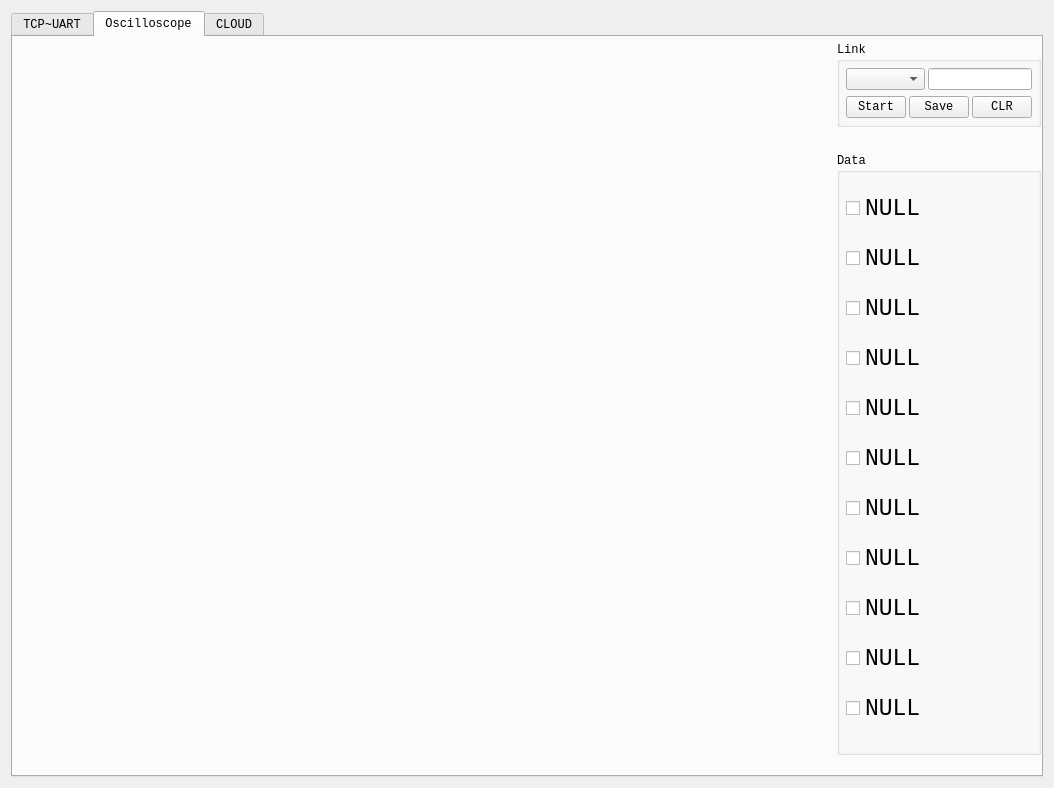
<?xml version="1.0" encoding="UTF-8"?>
<ui version="4.0">
 <class>MainWindow</class>
 <widget class="QMainWindow" name="MainWindow">
  <property name="geometry">
   <rect>
    <x>0</x>
    <y>0</y>
    <width>1054</width>
    <height>788</height>
   </rect>
  </property>
  <property name="windowTitle">
   <string>EasyBug</string>
  </property>
  <widget class="QWidget" name="centralWidget">
   <layout class="QHBoxLayout" name="horizontalLayout_3">
    <item>
     <widget class="QTabWidget" name="tap">
      <property name="font">
       <font>
        <family>Consolas</family>
       </font>
      </property>
      <property name="currentIndex">
       <number>1</number>
      </property>
      <widget class="QWidget" name="DEBUG">
       <attribute name="title">
        <string>TCP~UART</string>
       </attribute>
       <layout class="QHBoxLayout" name="horizontalLayout_5">
        <item>
         <layout class="QVBoxLayout" name="verticalLayout_3" stretch="12,1,3">
          <item>
           <widget class="QTextBrowser" name="TB_TCPshow">
            <property name="font">
             <font>
              <family>微软雅黑</family>
             </font>
            </property>
           </widget>
          </item>
          <item>
           <layout class="QHBoxLayout" name="horizontalLayout">
            <item>
             <widget class="QLineEdit" name="LE_TCP">
              <property name="placeholderText">
               <string>port: 3333</string>
              </property>
             </widget>
            </item>
            <item>
             <widget class="QComboBox" name="CB_TCPMode">
              <property name="minimumSize">
               <size>
                <width>120</width>
                <height>0</height>
               </size>
              </property>
              <property name="editable">
               <bool>false</bool>
              </property>
              <property name="currentText">
               <string/>
              </property>
              <property name="currentIndex">
               <number>-1</number>
              </property>
             </widget>
            </item>
            <item>
             <widget class="QPushButton" name="PB_TCPopen">
              <property name="text">
               <string>Start</string>
              </property>
             </widget>
            </item>
            <item>
             <widget class="QPushButton" name="PB_ClearTCPshow">
              <property name="text">
               <string>clear</string>
              </property>
             </widget>
            </item>
            <item>
             <widget class="QPushButton" name="PB_ClearTCPinput">
              <property name="text">
               <string>clear</string>
              </property>
             </widget>
            </item>
           </layout>
          </item>
          <item>
           <layout class="QHBoxLayout" name="horizontalLayout_4">
            <item>
             <widget class="QTextEdit" name="TE_TCPedit"/>
            </item>
            <item>
             <layout class="QVBoxLayout" name="verticalLayout_2">
              <item>
               <widget class="QPushButton" name="PB_TCPsend">
                <property name="enabled">
                 <bool>false</bool>
                </property>
                <property name="text">
                 <string>Send</string>
                </property>
               </widget>
              </item>
              <item>
               <widget class="QLabel" name="LAB_TCPrecv">
                <property name="text">
                 <string>RX:</string>
                </property>
               </widget>
              </item>
              <item>
               <widget class="QLabel" name="LAB_TCPsend">
                <property name="text">
                 <string>TX:</string>
                </property>
               </widget>
              </item>
             </layout>
            </item>
           </layout>
          </item>
         </layout>
        </item>
        <item>
         <layout class="QVBoxLayout" name="verticalLayout_4" stretch="12,1,3">
          <item>
           <widget class="QTextBrowser" name="TB_Serialshow"/>
          </item>
          <item>
           <layout class="QHBoxLayout" name="horizontalLayout_2">
            <item>
             <widget class="QLineEdit" name="LE_Serialbaud">
              <property name="inputMask">
               <string/>
              </property>
              <property name="text">
               <string/>
              </property>
              <property name="frame">
               <bool>true</bool>
              </property>
              <property name="placeholderText">
               <string extracomment="baud">baud: 115200</string>
              </property>
             </widget>
            </item>
            <item>
             <widget class="QComboBox" name="CB_Serial"/>
            </item>
            <item>
             <widget class="QPushButton" name="PB_Serialopen">
              <property name="text">
               <string>start</string>
              </property>
             </widget>
            </item>
            <item>
             <widget class="QPushButton" name="PB_ClearSerialshow">
              <property name="text">
               <string>clear</string>
              </property>
             </widget>
            </item>
            <item>
             <widget class="QPushButton" name="PB_ClearSerialinput">
              <property name="text">
               <string>clear</string>
              </property>
             </widget>
            </item>
           </layout>
          </item>
          <item>
           <layout class="QHBoxLayout" name="horizontalLayout_6">
            <item>
             <widget class="QTextEdit" name="TE_Serialedit"/>
            </item>
            <item>
             <layout class="QVBoxLayout" name="verticalLayout">
              <item>
               <widget class="QPushButton" name="PB_Seralsend">
                <property name="enabled">
                 <bool>false</bool>
                </property>
                <property name="text">
                 <string>Send</string>
                </property>
               </widget>
              </item>
              <item>
               <widget class="QLabel" name="LAB_Serialrecv">
                <property name="text">
                 <string>RX:</string>
                </property>
               </widget>
              </item>
              <item>
               <widget class="QLabel" name="LAB_Serialsend">
                <property name="text">
                 <string>TX:</string>
                </property>
               </widget>
              </item>
             </layout>
            </item>
           </layout>
          </item>
         </layout>
        </item>
       </layout>
      </widget>
      <widget class="QWidget" name="PLOT">
       <attribute name="title">
        <string>Oscilloscope</string>
       </attribute>
       <layout class="QHBoxLayout" name="horizontalLayout_10" stretch="40,1">
        <property name="spacing">
         <number>0</number>
        </property>
        <property name="leftMargin">
         <number>0</number>
        </property>
        <property name="topMargin">
         <number>0</number>
        </property>
        <property name="rightMargin">
         <number>0</number>
        </property>
        <property name="bottomMargin">
         <number>0</number>
        </property>
        <item>
         <widget class="QCustomPlot" name="plot" native="true">
          <property name="minimumSize">
           <size>
            <width>750</width>
            <height>0</height>
           </size>
          </property>
         </widget>
        </item>
        <item>
         <layout class="QVBoxLayout" name="verticalLayout_5" stretch="0,50">
          <property name="topMargin">
           <number>5</number>
          </property>
          <item>
           <widget class="QGroupBox" name="groupBox_2">
            <property name="title">
             <string>Link</string>
            </property>
            <layout class="QVBoxLayout" name="verticalLayout_8">
             <property name="leftMargin">
              <number>6</number>
             </property>
             <property name="topMargin">
              <number>6</number>
             </property>
             <property name="rightMargin">
              <number>6</number>
             </property>
             <property name="bottomMargin">
              <number>6</number>
             </property>
             <item>
              <layout class="QHBoxLayout" name="horizontalLayout_8">
               <property name="spacing">
                <number>3</number>
               </property>
               <item>
                <widget class="QComboBox" name="comboBox">
                 <property name="maximumSize">
                  <size>
                   <width>100</width>
                   <height>16777215</height>
                  </size>
                 </property>
                </widget>
               </item>
               <item>
                <widget class="QLineEdit" name="lineEdit">
                 <property name="maximumSize">
                  <size>
                   <width>120</width>
                   <height>16777215</height>
                  </size>
                 </property>
                </widget>
               </item>
              </layout>
             </item>
             <item>
              <layout class="QHBoxLayout" name="horizontalLayout_9">
               <property name="spacing">
                <number>3</number>
               </property>
               <property name="bottomMargin">
                <number>0</number>
               </property>
               <item>
                <widget class="QPushButton" name="pushButton_3">
                 <property name="maximumSize">
                  <size>
                   <width>60</width>
                   <height>16777215</height>
                  </size>
                 </property>
                 <property name="text">
                  <string>Start</string>
                 </property>
                </widget>
               </item>
               <item>
                <widget class="QPushButton" name="pushButton_5">
                 <property name="maximumSize">
                  <size>
                   <width>60</width>
                   <height>16777215</height>
                  </size>
                 </property>
                 <property name="text">
                  <string>Save</string>
                 </property>
                </widget>
               </item>
               <item>
                <widget class="QPushButton" name="pushButton">
                 <property name="maximumSize">
                  <size>
                   <width>60</width>
                   <height>16777215</height>
                  </size>
                 </property>
                 <property name="text">
                  <string>CLR</string>
                 </property>
                </widget>
               </item>
              </layout>
             </item>
            </layout>
           </widget>
          </item>
          <item>
           <layout class="QVBoxLayout" name="verticalLayout_6" stretch="0">
            <property name="topMargin">
             <number>20</number>
            </property>
            <property name="bottomMargin">
             <number>20</number>
            </property>
            <item>
             <widget class="QGroupBox" name="groupBox">
              <property name="title">
               <string>Data</string>
              </property>
              <layout class="QVBoxLayout" name="verticalLayout_7">
               <property name="leftMargin">
                <number>6</number>
               </property>
               <property name="topMargin">
                <number>6</number>
               </property>
               <property name="rightMargin">
                <number>6</number>
               </property>
               <property name="bottomMargin">
                <number>6</number>
               </property>
               <item>
                <widget class="QCheckBox" name="checkBox_4">
                 <property name="maximumSize">
                  <size>
                   <width>230</width>
                   <height>30</height>
                  </size>
                 </property>
                 <property name="font">
                  <font>
                   <pointsize>17</pointsize>
                  </font>
                 </property>
                 <property name="text">
                  <string>NULL</string>
                 </property>
                </widget>
               </item>
               <item>
                <widget class="QCheckBox" name="checkBox_5">
                 <property name="maximumSize">
                  <size>
                   <width>230</width>
                   <height>30</height>
                  </size>
                 </property>
                 <property name="font">
                  <font>
                   <pointsize>17</pointsize>
                  </font>
                 </property>
                 <property name="text">
                  <string>NULL</string>
                 </property>
                </widget>
               </item>
               <item>
                <widget class="QCheckBox" name="checkBox_2">
                 <property name="maximumSize">
                  <size>
                   <width>230</width>
                   <height>30</height>
                  </size>
                 </property>
                 <property name="font">
                  <font>
                   <pointsize>17</pointsize>
                  </font>
                 </property>
                 <property name="text">
                  <string>NULL</string>
                 </property>
                </widget>
               </item>
               <item>
                <widget class="QCheckBox" name="checkBox_6">
                 <property name="maximumSize">
                  <size>
                   <width>230</width>
                   <height>30</height>
                  </size>
                 </property>
                 <property name="font">
                  <font>
                   <pointsize>17</pointsize>
                  </font>
                 </property>
                 <property name="text">
                  <string>NULL</string>
                 </property>
                </widget>
               </item>
               <item>
                <widget class="QCheckBox" name="checkBox">
                 <property name="maximumSize">
                  <size>
                   <width>230</width>
                   <height>30</height>
                  </size>
                 </property>
                 <property name="font">
                  <font>
                   <pointsize>17</pointsize>
                  </font>
                 </property>
                 <property name="text">
                  <string>NULL</string>
                 </property>
                </widget>
               </item>
               <item>
                <widget class="QCheckBox" name="checkBox_3">
                 <property name="maximumSize">
                  <size>
                   <width>230</width>
                   <height>30</height>
                  </size>
                 </property>
                 <property name="font">
                  <font>
                   <pointsize>17</pointsize>
                  </font>
                 </property>
                 <property name="text">
                  <string>NULL</string>
                 </property>
                </widget>
               </item>
               <item>
                <widget class="QCheckBox" name="checkBox_11">
                 <property name="maximumSize">
                  <size>
                   <width>230</width>
                   <height>30</height>
                  </size>
                 </property>
                 <property name="font">
                  <font>
                   <pointsize>17</pointsize>
                  </font>
                 </property>
                 <property name="text">
                  <string>NULL</string>
                 </property>
                </widget>
               </item>
               <item>
                <widget class="QCheckBox" name="checkBox_10">
                 <property name="maximumSize">
                  <size>
                   <width>230</width>
                   <height>30</height>
                  </size>
                 </property>
                 <property name="font">
                  <font>
                   <pointsize>17</pointsize>
                  </font>
                 </property>
                 <property name="text">
                  <string>NULL</string>
                 </property>
                </widget>
               </item>
               <item>
                <widget class="QCheckBox" name="checkBox_7">
                 <property name="maximumSize">
                  <size>
                   <width>230</width>
                   <height>30</height>
                  </size>
                 </property>
                 <property name="font">
                  <font>
                   <pointsize>17</pointsize>
                  </font>
                 </property>
                 <property name="text">
                  <string>NULL</string>
                 </property>
                </widget>
               </item>
               <item>
                <widget class="QCheckBox" name="checkBox_9">
                 <property name="maximumSize">
                  <size>
                   <width>230</width>
                   <height>30</height>
                  </size>
                 </property>
                 <property name="font">
                  <font>
                   <pointsize>17</pointsize>
                  </font>
                 </property>
                 <property name="text">
                  <string>NULL</string>
                 </property>
                </widget>
               </item>
               <item>
                <widget class="QCheckBox" name="checkBox_8">
                 <property name="maximumSize">
                  <size>
                   <width>230</width>
                   <height>30</height>
                  </size>
                 </property>
                 <property name="font">
                  <font>
                   <pointsize>17</pointsize>
                  </font>
                 </property>
                 <property name="text">
                  <string>NULL</string>
                 </property>
                </widget>
               </item>
              </layout>
             </widget>
            </item>
           </layout>
          </item>
         </layout>
        </item>
       </layout>
      </widget>
      <widget class="QWidget" name="CLOUD">
       <attribute name="title">
        <string>CLOUD</string>
       </attribute>
       <layout class="QGridLayout" name="gridLayout">
        <item row="0" column="0">
         <widget class="QWidget" name="widget" native="true">
          <property name="sizePolicy">
           <sizepolicy hsizetype="Expanding" vsizetype="Expanding">
            <horstretch>0</horstretch>
            <verstretch>0</verstretch>
           </sizepolicy>
          </property>
          <property name="cursor">
           <cursorShape>CrossCursor</cursorShape>
          </property>
          <property name="autoFillBackground">
           <bool>false</bool>
          </property>
         </widget>
        </item>
       </layout>
      </widget>
     </widget>
    </item>
   </layout>
  </widget>
 </widget>
 <layoutdefault spacing="6" margin="11"/>
 <customwidgets>
  <customwidget>
   <class>QCustomPlot</class>
   <extends>QWidget</extends>
   <header location="global">qcustomplot.h</header>
   <container>1</container>
  </customwidget>
 </customwidgets>
 <resources/>
 <connections/>
</ui>
